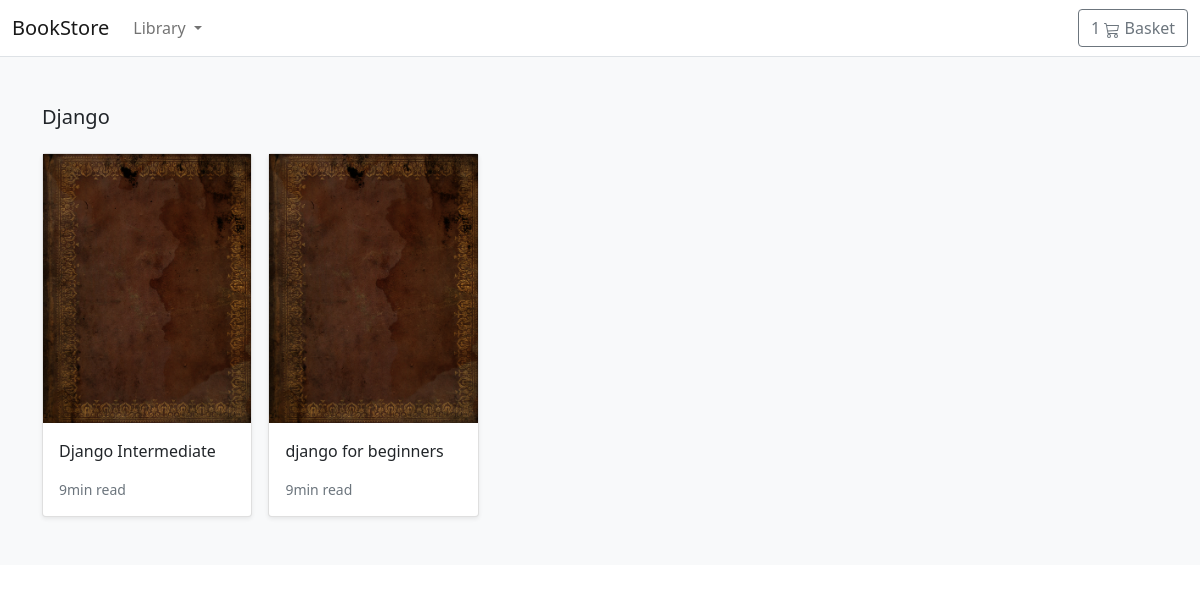
Page /shop/django/ on the committed database.
### store/models.py (models this page shows, shortened)
class Category(models.Model):
    name = models.CharField(max_length=255, db_index=True)
    slug = models.SlugField(max_length=255, unique=True)
    class Meta:
        verbose_name_plural = 'categories'
    def get_absolute_url(self):
        return reverse('store:product_detail', args=[self.slug])

class Product(models.Model):
    category = models.ForeignKey(Category, related_name='product', on_delete=models.CASCADE)
    created_by = models.ForeignKey(User, on_delete=models.CASCADE, related_name='product_creator')
    title = models.CharField(max_length=255)
    author = models.CharField(max_length=255, default='admin')
    description = models.TextField(blank=True)
    image = models.ImageField(upload_to='images/', default='images/default.png')
    slug = models.SlugField(max_length=255)
    price = models.DecimalField(max_digits=4,decimal_places=2)
    in_stock = models.BooleanField(default=True)
    is_active = models.BooleanField(default=True)
    created = models.DateTimeField(auto_now_add=True)
    updated = models.DateTimeField(auto_now=True)
    objects = models.Manager()
    products = ProductManager()
    class Meta:
        verbose_name_plural = 'Products'
        ordering = ('-created',)
    def get_absolute_url(self):
        return reverse('store:product_detail', args=[self.slug])

### store/views.py (the view)
# urls.py: path('shop/<slug:category_slug>/', views.category_list, name='category_list'),
def category_list(request, category_slug):
        category = get_object_or_404(Category, slug=category_slug)
        products = Product.objects.filter(category=category)
        return render(request, 'store/products/category.html', {'category': category, 'products': products})

### store/context_processors.py (called while the page is built)
def categories(request):
        return {
                'categories': Category.objects.all()
        }

### templates/store/products/category.html (shortened to what this page needs)
{% extends "../base.html" %}
{% load static %}
{% block content %}
<main>
  <div class="album py-5 bg-light">
    <div class="container">
      <div class="pb-3 h5">{{category.name|title}}</div>
      <div class="row row-cols-1 row-cols-sm-2 row-cols-md-5 g-3">
        {% for product in products %}
        <div class="col">
          <div class="card shadow-sm">
          <img class="img-fluid" alt="Responsive image" src="{{ product.image.url }}">
            <div class="card-body">
              <p class="card-text">
                <a class="text-dark text-decoration-none" href="{{ product.get_absolute_url }}">{{ product.title }}</a>
              </p>
              <div class="d-flex justify-content-between align-items-center">
                <small class="text-muted">9min read</small>
              </div>
            </div>
          </div>
        </div>
        {% endfor %}
      </div>
    </div>
  </div>
</main>
{% endblock %}

### rows in the picture
Category: name "Django"
Product: image (picture), title "Django Intermediate"
Product: image (picture), title "django for beginners"
